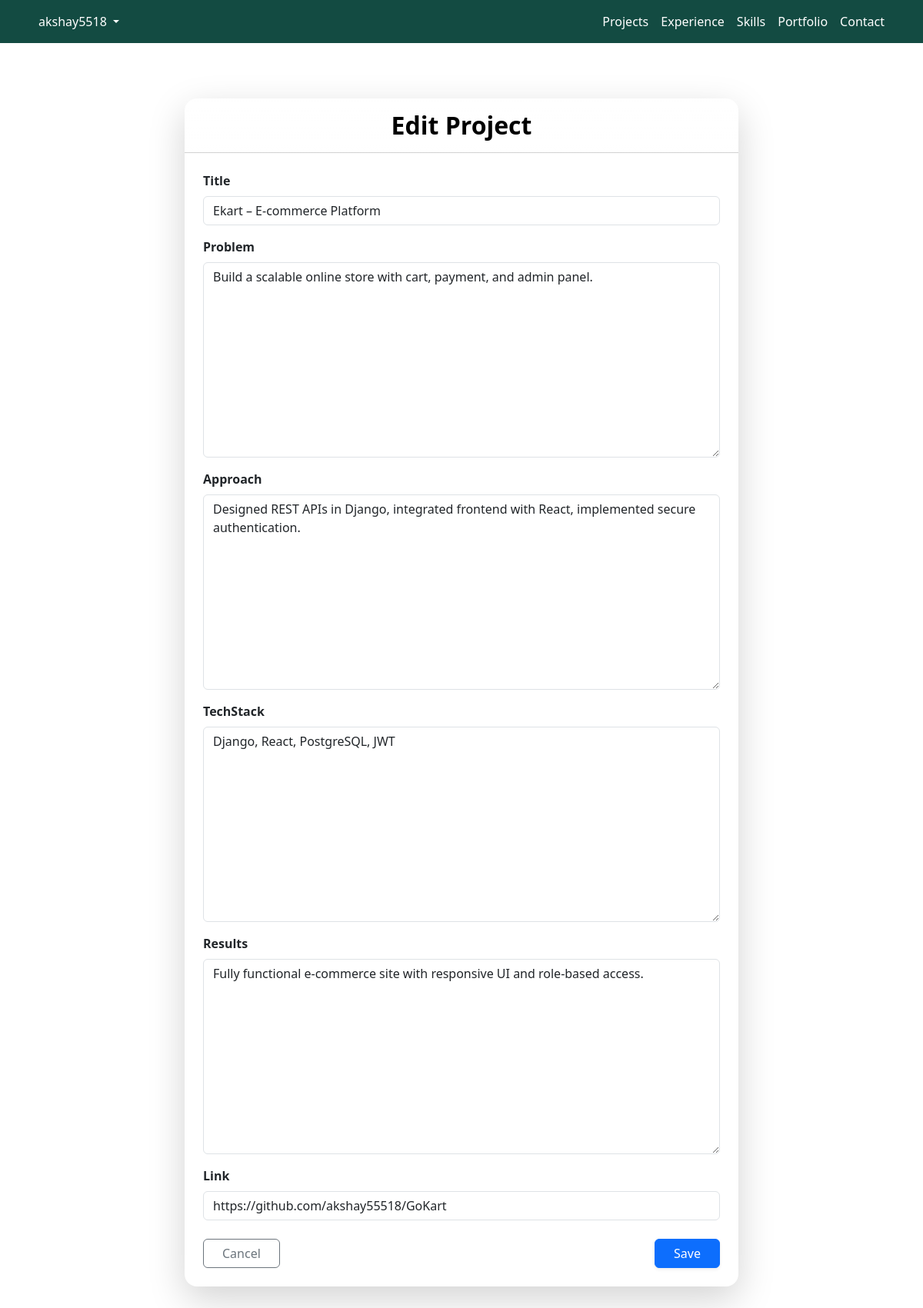
The page /projects/1/edit/ (signed in) on the database as committed earlier.
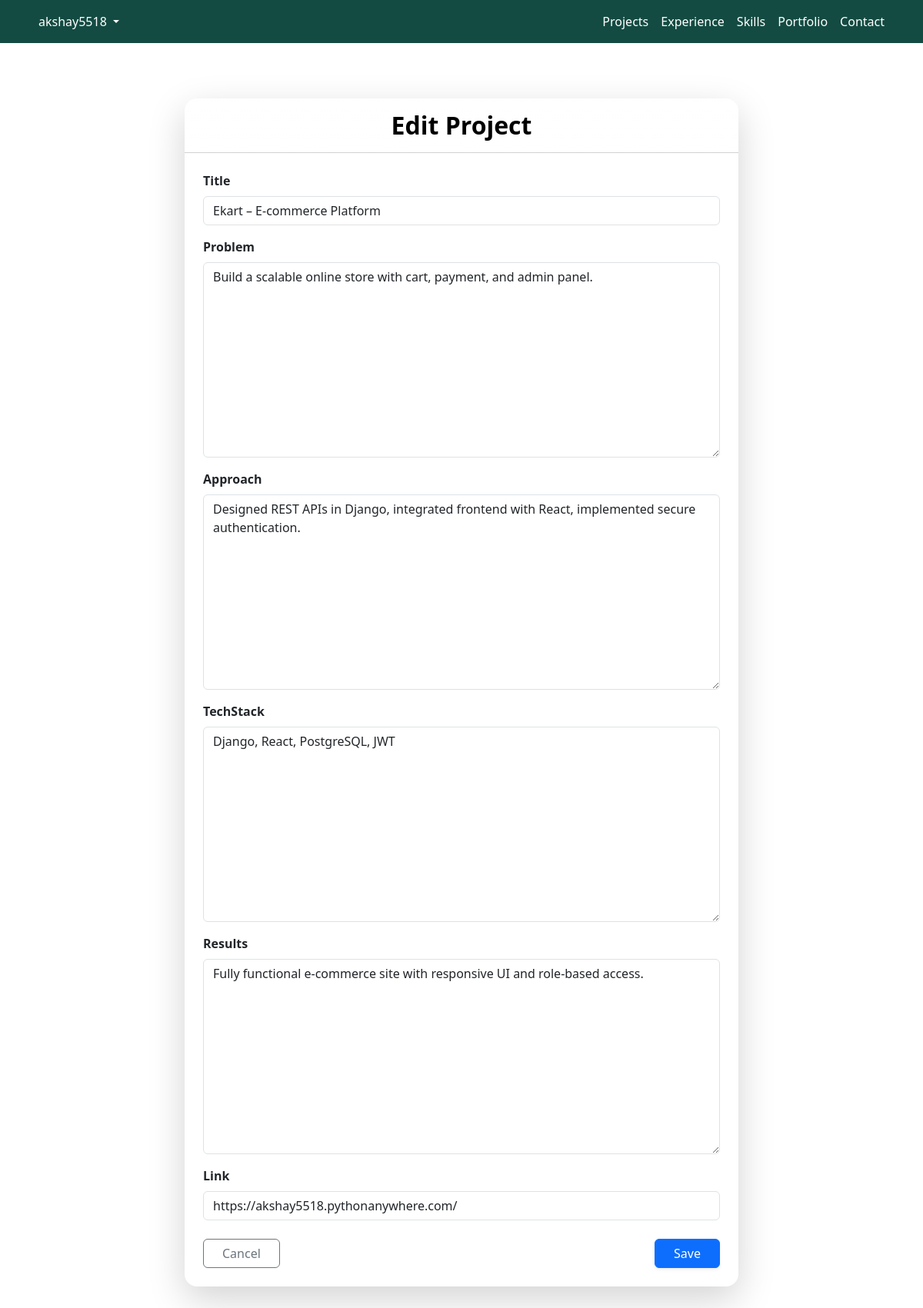
The same page on the database as committed later.
### Portfolio_App/models.py (models this page shows, shortened)
class Project(models.Model):
    title = models.CharField(max_length=200)
    problem = models.TextField()
    approach = models.TextField()
    techStack = models.TextField()
    results = models.TextField()
    link = models.URLField(blank=True,null=True)
    created_at = models.DateTimeField(auto_now_add=True)

### Portfolio_Admin_App/views.py (the view)
# urls.py: path('projects/<int:pk>/edit/', project_edit, name='project_edit'),
@login_required(login_url='login')
def project_edit(request, pk):
    project = get_object_or_404(Project, pk=pk)
    if request.method == 'POST':
        form = ProjectForm(request.POST, instance=project)
        if form.is_valid():
            form.save()
            return redirect('projects')
    else:
        form = ProjectForm(instance=project)
    return render(request, 'project_form.html', {'form': form, 'title': 'Edit Project'})

### Portfolio_Admin_App/forms.py
class ProjectForm(forms.ModelForm):
    class Meta:
        model = Project
        fields = ['title', 'problem', 'approach', 'techStack', 'results', 'link']
    def __init__(self, *args, **kwargs):
        super(ProjectForm, self).__init__(*args, **kwargs)
        for field_name, field in self.fields.items():
            field.widget.attrs['class'] = 'form-control'

### Portfolio_Admin_App/templates/project_form.html (shortened to what this page needs)
{% extends "base.html" %}
{% block content %}
<div class="container py-5">
    <div class="row justify-content-center">
        <div class="col-md-8">
            <div class="card border-0 shadow-lg rounded-4">
                <div class="card-header bg-gradient text-white text-center py-3 rounded-top"
                     style="background: linear-gradient(135deg, #4facfe 0%, #00f2fe 100%);">
                    <h2 class="mb-0 fw-bold text-black">{{ title }}</h2>
                </div>
                <div class="card-body p-4">
                    <form method="post">
                        {% for field in form %}
                            <div class="mb-3">
                                <label class="form-label fw-semibold">{{ field.label }}</label>
                                {{ field }}
                            </div>
                        {% endfor %}
                        <div class="d-flex justify-content-between mt-4">
                            <a href="{% url 'projects' %}" class="btn btn-outline-secondary px-4">
                                 Cancel
                            </a>
                            <button type="submit" class="btn btn-primary px-4 shadow-sm">
                                 Save
                            </button>
                        </div>
                    </form>
                </div>
            </div>
        </div>
    </div>
</div>
{% endblock %}

Rows that differ between the two databases and show on the page:
changed Project "Ekart – E-commerce Platform": link "https://github.com/akshay55518/GoKart" → "https://akshay5518.pythonanywhere.com/"
